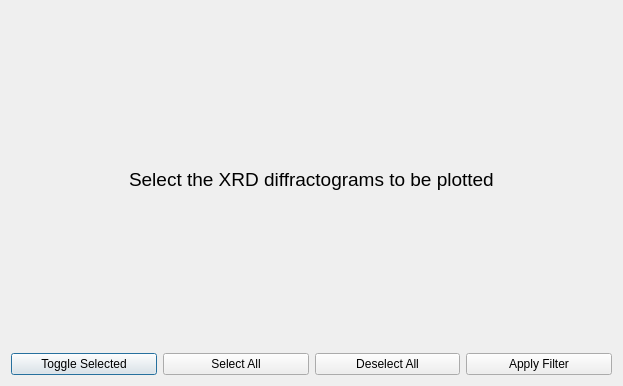
<?xml version="1.0" encoding="UTF-8"?>
<ui version="4.0">
 <class>Filter_Dialog</class>
 <widget class="QDialog" name="Filter_Dialog">
  <property name="geometry">
   <rect>
    <x>0</x>
    <y>0</y>
    <width>623</width>
    <height>386</height>
   </rect>
  </property>
  <property name="windowTitle">
   <string>Dialog</string>
  </property>
  <layout class="QGridLayout" name="gridLayout">
   <item row="0" column="0">
    <layout class="QHBoxLayout" name="horizontalLayout">
     <item>
      <spacer name="horizontalSpacer">
       <property name="orientation">
        <enum>Qt::Horizontal</enum>
       </property>
       <property name="sizeHint" stdset="0">
        <size>
         <width>40</width>
         <height>20</height>
        </size>
       </property>
      </spacer>
     </item>
     <item>
      <widget class="QLabel" name="label">
       <property name="font">
        <font>
         <pointsize>14</pointsize>
        </font>
       </property>
       <property name="text">
        <string>Select the XRD diffractograms to be plotted</string>
       </property>
      </widget>
     </item>
     <item>
      <spacer name="horizontalSpacer_2">
       <property name="orientation">
        <enum>Qt::Horizontal</enum>
       </property>
       <property name="sizeHint" stdset="0">
        <size>
         <width>40</width>
         <height>20</height>
        </size>
       </property>
      </spacer>
     </item>
    </layout>
   </item>
   <item row="1" column="0">
    <layout class="QVBoxLayout" name="verticalLayout"/>
   </item>
   <item row="2" column="0">
    <layout class="QHBoxLayout" name="horizontalLayout_2">
     <item>
      <widget class="QPushButton" name="toggle_selected_button">
       <property name="text">
        <string>Toggle Selected</string>
       </property>
      </widget>
     </item>
     <item>
      <widget class="QPushButton" name="select_all_button">
       <property name="text">
        <string>Select All</string>
       </property>
      </widget>
     </item>
     <item>
      <widget class="QPushButton" name="deselect_all_button">
       <property name="text">
        <string>Deselect All</string>
       </property>
      </widget>
     </item>
     <item>
      <widget class="QPushButton" name="apply_button">
       <property name="text">
        <string>Apply Filter</string>
       </property>
      </widget>
     </item>
    </layout>
   </item>
  </layout>
 </widget>
 <resources/>
 <connections/>
</ui>
